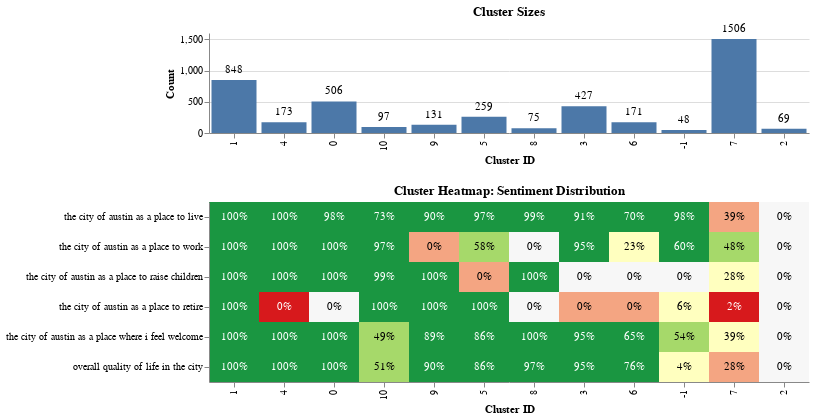

The code cell stored with this chart in its notebook:
### Code cell
cluster_heatmap_plot(dfq2, x="question_cluster_id", y = likert_columns_with_prefix)

### Figure 1 — Vega-Lite specification as saved in the notebook (floating-point values rounded to 4 significant figures)
{"config": {"view": {"continuousWidth": 300, "continuousHeight": 300, "strokeWidth": 0}, "axis": {"labelLimit": 350}}, "vconcat": [{"layer": [{"mark": {"type": "bar"}, "encoding": {"tooltip": [{"field": "question_cluster_id", "title": "Cluster ID", "type": "ordinal"}, {"field": "count", "title": "Count", "type": "quantitative"}], "x": {"field": "question_cluster_id", "sort": [1.0, 4.0, 0.0, 10.0, 9.0, 5.0, 8.0, 3.0, 6.0, -1.0, 7.0, 2.0], "title": "Cluster ID", "type": "ordinal"}, "y": {"field": "count", "title": "Count", "type": "quantitative"}}, "title": "Cluster Sizes"}, {"mark": {"type": "text", "align": "center", "baseline": "bottom", "dy": -5}, "encoding": {"text": {"field": "count", "type": "quantitative"}, "tooltip": [{"field": "question_cluster_id", "title": "Cluster ID", "type": "ordinal"}, {"field": "count", "title": "Count", "type": "quantitative"}], "x": {"field": "question_cluster_id", "sort": [1.0, 4.0, 0.0, 10.0, 9.0, 5.0, 8.0, 3.0, 6.0, -1.0, 7.0, 2.0], "title": "Cluster ID", "type": "ordinal"}, "y": {"field": "count", "title": "Count", "type": "quantitative"}}, "title": "Cluster Sizes"}], "data": {"name": "data-891bca6ab4de3fe0b8b16786260a3ff6"}, "height": 100, "width": 600}, {"layer": [{"mark": {"type": "rect"}, "encoding": {"color": {"field": "background_color", "scale": null, "type": "nominal"}, "tooltip": [{"field": "question_cluster_id", "title": "Cluster ID", "type": "ordinal"}, {"field": "question", "title": "Question", "type": "ordinal"}, {"field": "percent_positive", "format": ".2%", "title": "% Positive", "type": "quantitative"}, {"field": "percent_negative", "format": ".2%", "title": "% Negative", "type": "quantitative"}, {"field": "percent_neutral", "format": ".2%", "title": "% Neutral", "type": "quantitative"}], "x": {"field": "question_cluster_id", "sort": [1.0, 4.0, 0.0, 10.0, 9.0, 5.0, 8.0, 3.0, 6.0, -1.0, 7.0, 2.0], "title": "Cluster ID", "type": "ordinal"}, "y": {"field": "wrapped_question", "sort": [" the city of austin as a place to live", " the city of austin as a place to work", " the city of austin as a place to raise children", " the city of austin as a place to retire", " the city of austin as a place where i feel welcome", " overall quality of life in the city"], "title": null, "type": "ordinal"}}, "title": "Cluster Heatmap: Sentiment Distribution"}, {"mark": {"type": "text", "baseline": "middle"}, "encoding": {"color": {"field": "text_color", "scale": null, "type": "nominal"}, "text": {"field": "percent_positive", "format": ".0%", "type": "quantitative"}, "tooltip": [{"field": "question_cluster_id", "title": "Cluster ID", "type": "ordinal"}, {"field": "question", "title": "Question", "type": "ordinal"}, {"field": "percent_positive", "format": ".2%", "title": "% Positive", "type": "quantitative"}, {"field": "percent_negative", "format": ".2%", "title": "% Negative", "type": "quantitative"}, {"field": "percent_neutral", "format": ".2%", "title": "% Neutral", "type": "quantitative"}], "x": {"field": "question_cluster_id", "sort": [1.0, 4.0, 0.0, 10.0, 9.0, 5.0, 8.0, 3.0, 6.0, -1.0, 7.0, 2.0], "title": "Cluster ID", "type": "ordinal"}, "y": {"field": "wrapped_question", "sort": [" the city of austin as a place to live", " the city of austin as a place to work", " the city of austin as a place to raise children", " the city of austin as a place to retire", " the city of austin as a place where i feel welcome", " overall quality of life in the city"], "title": null, "type": "ordinal"}}, "title": "Cluster Heatmap: Sentiment Distribution"}], "data": {"name": "data-752686a7ff15bbaaf8311897a29fb761"}, "height": 180, "width": 600}], "$schema": "https://vega.github.io/schema/vega-lite/v5.20.1.json", "datasets": {"data-891bca6ab4de3fe0b8b16786260a3ff6": [{"question_cluster_id": 1.0, "count": 848}, {"question_cluster_id": 4.0, "count": 173}, {"question_cluster_id": 0.0, "count": 506}, {"question_cluster_id": 10.0, "count": 97}, {"question_cluster_id": 9.0, "count": 131}, {"question_cluster_id": 5.0, "count": 259}, {"question_cluster_id": 8.0, "count": 75}, {"question_cluster_id": 3.0, "count": 427}, {"question_cluster_id": 6.0, "count": 171}, {"question_cluster_id": -1.0, "count": 48}, {"question_cluster_id": 7.0, "count": 1506}, {"question_cluster_id": 2.0, "count": 69}], "data-752686a7ff15bbaaf8311897a29fb761": [{"question_cluster_id": -1.0, "question": " the city of austin as a place to live", "percent_positive": 0.9792, "percent_negative": 0.0, "percent_neutral": 0.02083, "wrapped_question": " the city of austin as a place to live", "background_color": "#1a9641", "text_color": "white"}, {"question_cluster_id": 0.0, "question": " the city of austin as a place to live", "percent_positive": 0.9822, "percent_negative": 0.0, "percent_neutral": 0.01779, "wrapped_question": " the city of austin as a place to live", "background_color": "#1a9641", "text_color": "white"}, {"question_cluster_id": 1.0, "question": " the city of austin as a place to live", "percent_positive": 1.0, "percent_negative": 0.0, "percent_neutral": 0.0, "wrapped_question": " the city of austin as a place to live", "background_color": "#1a9641", "text_color": "white"}, {"question_cluster_id": 2.0, "question": " the city of austin as a place to live", "percent_positive": 0.0, "percent_negative": 0.0, "percent_neutral": 1.0, "wrapped_question": " the city of austin as a place to live", "background_color": "#f7f7f7", "text_color": "black"}, {"question_cluster_id": 3.0, "question": " the city of austin as a place to live", "percent_positive": 0.9133, "percent_negative": 0.0, "percent_neutral": 0.08665, "wrapped_question": " the city of austin as a place to live", "background_color": "#1a9641", "text_color": "white"}, {"question_cluster_id": 4.0, "question": " the city of austin as a place to live", "percent_positive": 1.0, "percent_negative": 0.0, "percent_neutral": 0.0, "wrapped_question": " the city of austin as a place to live", "background_color": "#1a9641", "text_color": "white"}, {"question_cluster_id": 5.0, "question": " the city of austin as a place to live", "percent_positive": 0.9691, "percent_negative": 0.0, "percent_neutral": 0.03089, "wrapped_question": " the city of austin as a place to live", "background_color": "#1a9641", "text_color": "white"}, {"question_cluster_id": 6.0, "question": " the city of austin as a place to live", "percent_positive": 0.6959, "percent_negative": 0.0, "percent_neutral": 0.3041, "wrapped_question": " the city of austin as a place to live", "background_color": "#1a9641", "text_color": "white"}, {"question_cluster_id": 7.0, "question": " the city of austin as a place to live", "percent_positive": 0.3865, "percent_negative": 0.3964, "percent_neutral": 0.2171, "wrapped_question": " the city of austin as a place to live", "background_color": "#f4a582", "text_color": "black"}, {"question_cluster_id": 8.0, "question": " the city of austin as a place to live", "percent_positive": 0.9867, "percent_negative": 0.0, "percent_neutral": 0.01333, "wrapped_question": " the city of austin as a place to live", "background_color": "#1a9641", "text_color": "white"}, {"question_cluster_id": 9.0, "question": " the city of austin as a place to live", "percent_positive": 0.9008, "percent_negative": 0.01527, "percent_neutral": 0.08397, "wrapped_question": " the city of austin as a place to live", "background_color": "#1a9641", "text_color": "white"}, {"question_cluster_id": 10.0, "question": " the city of austin as a place to live", "percent_positive": 0.732, "percent_negative": 0.02062, "percent_neutral": 0.2474, "wrapped_question": " the city of austin as a place to live", "background_color": "#1a9641", "text_color": "white"}, {"question_cluster_id": -1.0, "question": " the city of austin as a place to work", "percent_positive": 0.6042, "percent_negative": 0.0, "percent_neutral": 0.3958, "wrapped_question": " the city of austin as a place to work", "background_color": "#1a9641", "text_color": "white"}, {"question_cluster_id": 0.0, "question": " the city of austin as a place to work", "percent_positive": 1.0, "percent_negative": 0.0, "percent_neutral": 0.0, "wrapped_question": " the city of austin as a place to work", "background_color": "#1a9641", "text_color": "white"}, {"question_cluster_id": 1.0, "question": " the city of austin as a place to work", "percent_positive": 1.0, "percent_negative": 0.0, "percent_neutral": 0.0, "wrapped_question": " the city of austin as a place to work", "background_color": "#1a9641", "text_color": "white"}, {"question_cluster_id": 2.0, "question": " the city of austin as a place to work", "percent_positive": 0.0, "percent_negative": 0.0, "percent_neutral": 1.0, "wrapped_question": " the city of austin as a place to work", "background_color": "#f7f7f7", "text_color": "black"}, {"question_cluster_id": 3.0, "question": " the city of austin as a place to work", "percent_positive": 0.9461, "percent_negative": 0.0, "percent_neutral": 0.05386, "wrapped_question": " the city of austin as a place to work", "background_color": "#1a9641", "text_color": "white"}, {"question_cluster_id": 4.0, "question": " the city of austin as a place to work", "percent_positive": 1.0, "percent_negative": 0.0, "percent_neutral": 0.0, "wrapped_question": " the city of austin as a place to work", "background_color": "#1a9641", "text_color": "white"}, {"question_cluster_id": 5.0, "question": " the city of austin as a place to work", "percent_positive": 0.5753, "percent_negative": 0.007722, "percent_neutral": 0.417, "wrapped_question": " the city of austin as a place to work", "background_color": "#a6d96a", "text_color": "black"}, {"question_cluster_id": 6.0, "question": " the city of austin as a place to work", "percent_positive": 0.2339, "percent_negative": 0.0, "percent_neutral": 0.7661, "wrapped_question": " the city of austin as a place to work", "background_color": "#ffffbf", "text_color": "black"}, {"question_cluster_id": 7.0, "question": " the city of austin as a place to work", "percent_positive": 0.4768, "percent_negative": 0.2078, "percent_neutral": 0.3154, "wrapped_question": " the city of austin as a place to work", "background_color": "#a6d96a", "text_color": "black"}, {"question_cluster_id": 8.0, "question": " the city of austin as a place to work", "percent_positive": 0.0, "percent_negative": 0.0, "percent_neutral": 1.0, "wrapped_question": " the city of austin as a place to work", "background_color": "#f7f7f7", "text_color": "black"}, {"question_cluster_id": 9.0, "question": " the city of austin as a place to work", "percent_positive": 0.0, "percent_negative": 0.07634, "percent_neutral": 0.9237, "wrapped_question": " the city of austin as a place to work", "background_color": "#f4a582", "text_color": "black"}, {"question_cluster_id": 10.0, "question": " the city of austin as a place to work", "percent_positive": 0.9691, "percent_negative": 0.0, "percent_neutral": 0.03093, "wrapped_question": " the city of austin as a place to work", "background_color": "#1a9641", "text_color": "white"}, {"question_cluster_id": -1.0, "question": " the city of austin as a place to raise children", "percent_positive": 0.0, "percent_negative": 0.0, "percent_neutral": 1.0, "wrapped_question": " the city of austin as a place to raise children", "background_color": "#f7f7f7", "text_color": "black"}, {"question_cluster_id": 0.0, "question": " the city of austin as a place to raise children", "percent_positive": 1.0, "percent_negative": 0.0, "percent_neutral": 0.0, "wrapped_question": " the city of austin as a place to raise children", "background_color": "#1a9641", "text_color": "white"}, {"question_cluster_id": 1.0, "question": " the city of austin as a place to raise children", "percent_positive": 1.0, "percent_negative": 0.0, "percent_neutral": 0.0, "wrapped_question": " the city of austin as a place to raise children", "background_color": "#1a9641", "text_color": "white"}, {"question_cluster_id": 2.0, "question": " the city of austin as a place to raise children", "percent_positive": 0.0, "percent_negative": 0.0, "percent_neutral": 1.0, "wrapped_question": " the city of austin as a place to raise children", "background_color": "#f7f7f7", "text_color": "black"}, {"question_cluster_id": 3.0, "question": " the city of austin as a place to raise children", "percent_positive": 0.0, "percent_negative": 0.0, "percent_neutral": 1.0, "wrapped_question": " the city of austin as a place to raise children", "background_color": "#f7f7f7", "text_color": "black"}, {"question_cluster_id": 4.0, "question": " the city of austin as a place to raise children", "percent_positive": 1.0, "percent_negative": 0.0, "percent_neutral": 0.0, "wrapped_question": " the city of austin as a place to raise children", "background_color": "#1a9641", "text_color": "white"}, {"question_cluster_id": 5.0, "question": " the city of austin as a place to raise children", "percent_positive": 0.0, "percent_negative": 0.04247, "percent_neutral": 0.9575, "wrapped_question": " the city of austin as a place to raise children", "background_color": "#f4a582", "text_color": "black"}, {"question_cluster_id": 6.0, "question": " the city of austin as a place to raise children", "percent_positive": 0.0, "percent_negative": 0.0, "percent_neutral": 1.0, "wrapped_question": " the city of austin as a place to raise children", "background_color": "#f7f7f7", "text_color": "black"}, {"question_cluster_id": 7.0, "question": " the city of austin as a place to raise children", "percent_positive": 0.2849, "percent_negative": 0.2762, "percent_neutral": 0.4389, "wrapped_question": " the city of austin as a place to raise children", "background_color": "#ffffbf", "text_color": "black"}, {"question_cluster_id": 8.0, "question": " the city of austin as a place to raise children", "percent_positive": 1.0, "percent_negative": 0.0, "percent_neutral": 0.0, "wrapped_question": " the city of austin as a place to raise children", "background_color": "#1a9641", "text_color": "white"}, {"question_cluster_id": 9.0, "question": " the city of austin as a place to raise children", "percent_positive": 1.0, "percent_negative": 0.0, "percent_neutral": 0.0, "wrapped_question": " the city of austin as a place to raise children", "background_color": "#1a9641", "text_color": "white"}, {"question_cluster_id": 10.0, "question": " the city of austin as a place to raise children", "percent_positive": 0.9897, "percent_negative": 0.0, "percent_neutral": 0.01031, "wrapped_question": " the city of austin as a place to raise children", "background_color": "#1a9641", "text_color": "white"}, {"question_cluster_id": -1.0, "question": " the city of austin as a place to retire", "percent_positive": 0.0625, "percent_negative": 0.0, "percent_neutral": 0.9375, "wrapped_question": " the city of austin as a place to retire", "background_color": "#ffffbf", "text_color": "black"}, {"question_cluster_id": 0.0, "question": " the city of austin as a place to retire", "percent_positive": 0.0, "percent_negative": 0.0, "percent_neutral": 1.0, "wrapped_question": " the city of austin as a place to retire", "background_color": "#f7f7f7", "text_color": "black"}, {"question_cluster_id": 1.0, "question": " the city of austin as a place to retire", "percent_positive": 1.0, "percent_negative": 0.0, "percent_neutral": 0.0, "wrapped_question": " the city of austin as a place to retire", "background_color": "#1a9641", "text_color": "white"}, {"question_cluster_id": 2.0, "question": " the city of austin as a place to retire", "percent_positive": 0.0, "percent_negative": 0.0, "percent_neutral": 1.0, "wrapped_question": " the city of austin as a place to retire", "background_color": "#f7f7f7", "text_color": "black"}, {"question_cluster_id": 3.0, "question": " the city of austin as a place to retire", "percent_positive": 0.0, "percent_negative": 0.05386, "percent_neutral": 0.9461, "wrapped_question": " the city of austin as a place to retire", "background_color": "#f4a582", "text_color": "black"}, {"question_cluster_id": 4.0, "question": " the city of austin as a place to retire", "percent_positive": 0.0, "percent_negative": 1.0, "percent_neutral": 0.0, "wrapped_question": " the city of austin as a place to retire", "background_color": "#d7191c", "text_color": "white"}, {"question_cluster_id": 5.0, "question": " the city of austin as a place to retire", "percent_positive": 1.0, "percent_negative": 0.0, "percent_neutral": 0.0, "wrapped_question": " the city of austin as a place to retire", "background_color": "#1a9641", "text_color": "white"}, {"question_cluster_id": 6.0, "question": " the city of austin as a place to retire", "percent_positive": 0.0, "percent_negative": 0.09942, "percent_neutral": 0.9006, "wrapped_question": " the city of austin as a place to retire", "background_color": "#f4a582", "text_color": "black"}, {"question_cluster_id": 7.0, "question": " the city of austin as a place to retire", "percent_positive": 0.01726, "percent_negative": 0.7118, "percent_neutral": 0.2709, "wrapped_question": " the city of austin as a place to retire", "background_color": "#d7191c", "text_color": "white"}, {"question_cluster_id": 8.0, "question": " the city of austin as a place to retire", "percent_positive": 0.0, "percent_negative": 0.0, "percent_neutral": 1.0, "wrapped_question": " the city of austin as a place to retire", "background_color": "#f7f7f7", "text_color": "black"}, {"question_cluster_id": 9.0, "question": " the city of austin as a place to retire", "percent_positive": 1.0, "percent_negative": 0.0, "percent_neutral": 0.0, "wrapped_question": " the city of austin as a place to retire", "background_color": "#1a9641", "text_color": "white"}, {"question_cluster_id": 10.0, "question": " the city of austin as a place to retire", "percent_positive": 1.0, "percent_negative": 0.0, "percent_neutral": 0.0, "wrapped_question": " the city of austin as a place to retire", "background_color": "#1a9641", "text_color": "white"}, {"question_cluster_id": -1.0, "question": " the city of austin as a place where i feel welcome", "percent_positive": 0.5417, "percent_negative": 0.0625, "percent_neutral": 0.3958, "wrapped_question": " the city of austin as a place where i feel welcome", "background_color": "#a6d96a", "text_color": "black"}, {"question_cluster_id": 0.0, "question": " the city of austin as a place where i feel welcome", "percent_positive": 1.0, "percent_negative": 0.0, "percent_neutral": 0.0, "wrapped_question": " the city of austin as a place where i feel welcome", "background_color": "#1a9641", "text_color": "white"}, {"question_cluster_id": 1.0, "question": " the city of austin as a place where i feel welcome", "percent_positive": 1.0, "percent_negative": 0.0, "percent_neutral": 0.0, "wrapped_question": " the city of austin as a place where i feel welcome", "background_color": "#1a9641", "text_color": "white"}, {"question_cluster_id": 2.0, "question": " the city of austin as a place where i feel welcome", "percent_positive": 0.0, "percent_negative": 0.0, "percent_neutral": 1.0, "wrapped_question": " the city of austin as a place where i feel welcome", "background_color": "#f7f7f7", "text_color": "black"}, {"question_cluster_id": 3.0, "question": " the city of austin as a place where i feel welcome", "percent_positive": 0.9461, "percent_negative": 0.0, "percent_neutral": 0.05386, "wrapped_question": " the city of austin as a place where i feel welcome", "background_color": "#1a9641", "text_color": "white"}, {"question_cluster_id": 4.0, "question": " the city of austin as a place where i feel welcome", "percent_positive": 1.0, "percent_negative": 0.0, "percent_neutral": 0.0, "wrapped_question": " the city of austin as a place where i feel welcome", "background_color": "#1a9641", "text_color": "white"}, {"question_cluster_id": 5.0, "question": " the city of austin as a place where i feel welcome", "percent_positive": 0.861, "percent_negative": 0.007722, "percent_neutral": 0.1313, "wrapped_question": " the city of austin as a place where i feel welcome", "background_color": "#1a9641", "text_color": "white"}, {"question_cluster_id": 6.0, "question": " the city of austin as a place where i feel welcome", "percent_positive": 0.6491, "percent_negative": 0.0, "percent_neutral": 0.3509, "wrapped_question": " the city of austin as a place where i feel welcome", "background_color": "#1a9641", "text_color": "white"}, {"question_cluster_id": 7.0, "question": " the city of austin as a place where i feel welcome", "percent_positive": 0.3931, "percent_negative": 0.2656, "percent_neutral": 0.3413, "wrapped_question": " the city of austin as a place where i feel welcome", "background_color": "#ffffbf", "text_color": "black"}, {"question_cluster_id": 8.0, "question": " the city of austin as a place where i feel welcome", "percent_positive": 1.0, "percent_negative": 0.0, "percent_neutral": 0.0, "wrapped_question": " the city of austin as a place where i feel welcome", "background_color": "#1a9641", "text_color": "white"}, {"question_cluster_id": 9.0, "question": " the city of austin as a place where i feel welcome", "percent_positive": 0.8855, "percent_negative": 0.0, "percent_neutral": 0.1145, "wrapped_question": " the city of austin as a place where i feel welcome", "background_color": "#1a9641", "text_color": "white"}, {"question_cluster_id": 10.0, "question": " the city of austin as a place where i feel welcome", "percent_positive": 0.4948, "percent_negative": 0.05155, "percent_neutral": 0.4536, "wrapped_question": " the city of austin as a place where i feel welcome", "background_color": "#a6d96a", "text_color": "black"}, {"question_cluster_id": -1.0, "question": " overall quality of life in the city", "percent_positive": 0.04167, "percent_negative": 0.0, "percent_neutral": 0.9583, "wrapped_question": " overall quality of life in the city", "background_color": "#ffffbf", "text_color": "black"}, {"question_cluster_id": 0.0, "question": " overall quality of life in the city", "percent_positive": 1.0, "percent_negative": 0.0, "percent_neutral": 0.0, "wrapped_question": " overall quality of life in the city", "background_color": "#1a9641", "text_color": "white"}, {"question_cluster_id": 1.0, "question": " overall quality of life in the city", "percent_positive": 1.0, "percent_negative": 0.0, "percent_neutral": 0.0, "wrapped_question": " overall quality of life in the city", "background_color": "#1a9641", "text_color": "white"}, {"question_cluster_id": 2.0, "question": " overall quality of life in the city", "percent_positive": 0.0, "percent_negative": 0.0, "percent_neutral": 1.0, "wrapped_question": " overall quality of life in the city", "background_color": "#f7f7f7", "text_color": "black"}, {"question_cluster_id": 3.0, "question": " overall quality of life in the city", "percent_positive": 0.9461, "percent_negative": 0.0, "percent_neutral": 0.05386, "wrapped_question": " overall quality of life in the city", "background_color": "#1a9641", "text_color": "white"}, {"question_cluster_id": 4.0, "question": " overall quality of life in the city", "percent_positive": 1.0, "percent_negative": 0.0, "percent_neutral": 0.0, "wrapped_question": " overall quality of life in the city", "background_color": "#1a9641", "text_color": "white"}, {"question_cluster_id": 5.0, "question": " overall quality of life in the city", "percent_positive": 0.8571, "percent_negative": 0.003861, "percent_neutral": 0.139, "wrapped_question": " overall quality of life in the city", "background_color": "#1a9641", "text_color": "white"}, {"question_cluster_id": 6.0, "question": " overall quality of life in the city", "percent_positive": 0.7602, "percent_negative": 0.0, "percent_neutral": 0.2398, "wrapped_question": " overall quality of life in the city", "background_color": "#1a9641", "text_color": "white"}, {"question_cluster_id": 7.0, "question": " overall quality of life in the city", "percent_positive": 0.2849, "percent_negative": 0.3765, "percent_neutral": 0.3386, "wrapped_question": " overall quality of life in the city", "background_color": "#f4a582", "text_color": "black"}, {"question_cluster_id": 8.0, "question": " overall quality of life in the city", "percent_positive": 0.9733, "percent_negative": 0.0, "percent_neutral": 0.02667, "wrapped_question": " overall quality of life in the city", "background_color": "#1a9641", "text_color": "white"}, {"question_cluster_id": 9.0, "question": " overall quality of life in the city", "percent_positive": 0.9008, "percent_negative": 0.0, "percent_neutral": 0.09924, "wrapped_question": " overall quality of life in the city", "background_color": "#1a9641", "text_color": "white"}, {"question_cluster_id": 10.0, "question": " overall quality of life in the city", "percent_positive": 0.5052, "percent_negative": 0.1031, "percent_neutral": 0.3918, "wrapped_question": " overall quality of life in the city", "background_color": "#a6d96a", "text_color": "black"}]}}
